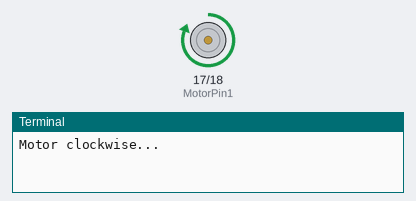
A program run on a simulated Raspberry Pi (BCM pin numbers). Parts: motor-driver pin pairs drawn as motors (green arrow = first pin HIGH = forward, orange = second pin HIGH = backward, longer = more drive, scaled by the enable pin), the last lines printed to the terminal.

Above: at 2.5 s.
At 12.5 s:
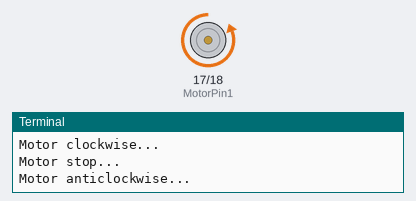
At 17.5 s:
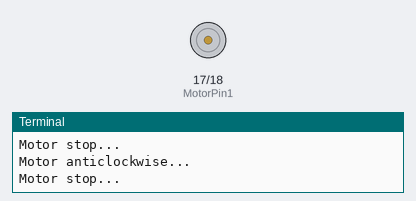
Timing chart, 0 to 26.0 s (numbered marks = the images above):
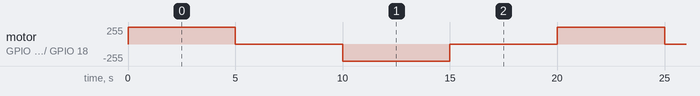

Measured:
- by itself, motor on GPIO 17 (MotorPin1) / GPIO 18 (MotorPin2): repeats every 20.0 s: stopped 5.0 s, backward 255/255 5.0 s, stopped 5.0 s, forward 255/255 5.0 s

The program:

07_motor_wiringPi.py
```python
#!/usr/bin/env python
import wiringpi as piwiring
import time


# must run in sudo right
MotorPin1 = 17
MotorPin2 = 18
MotorEnable = 27


def setup():
    piwiring.wiringPiSetupGpio()
    piwiring.pinMode(MotorPin1, piwiring.OUTPUT)
    piwiring.digitalWrite(MotorPin1, piwiring.LOW)
    piwiring.pinMode(MotorPin2, piwiring.OUTPUT)
    piwiring.digitalWrite(MotorPin2, piwiring.LOW)
    piwiring.pinMode(MotorEnable, piwiring.OUTPUT)
    piwiring.digitalWrite(MotorEnable, piwiring.LOW)
piwiring.wiringPiISR

def loop():
    while True:
        print('Motor clockwise...')
        piwiring.digitalWrite(MotorEnable, piwiring.HIGH)   # motor driver enable
        piwiring.digitalWrite(MotorPin1, piwiring.HIGH)     # clockwise
        piwiring.digitalWrite(MotorPin2, piwiring.LOW)
        time.sleep(5)

        print('Motor stop...')
        piwiring.digitalWrite(MotorEnable, piwiring.LOW)    # motor stop
        time.sleep(5)

        print('Motor anticlockwise...')
        piwiring.digitalWrite(MotorEnable, piwiring.HIGH)   # motor driver enable
        piwiring.digitalWrite(MotorPin1, piwiring.LOW)      # anticlockwise
        piwiring.digitalWrite(MotorPin2, piwiring.HIGH)
        time.sleep(5)

        print('Motor stop...')
        piwiring.digitalWrite(MotorEnable, piwiring.LOW)   # motor stop
        time.sleep(5)


def destroy():
    piwiring.digitalWrite(MotorEnable, piwiring.LOW)
    piwiring.digitalWrite(MotorPin1, piwiring.LOW)
    piwiring.digitalWrite(MotorPin2, piwiring.LOW)


if __name__ == '__main__':     # Program start from here
    setup()
    try:
        loop()
    except KeyboardInterrupt:  # When 'Ctrl+C' is pressed, the child program destroy() will be  executed.
        destroy()
```
